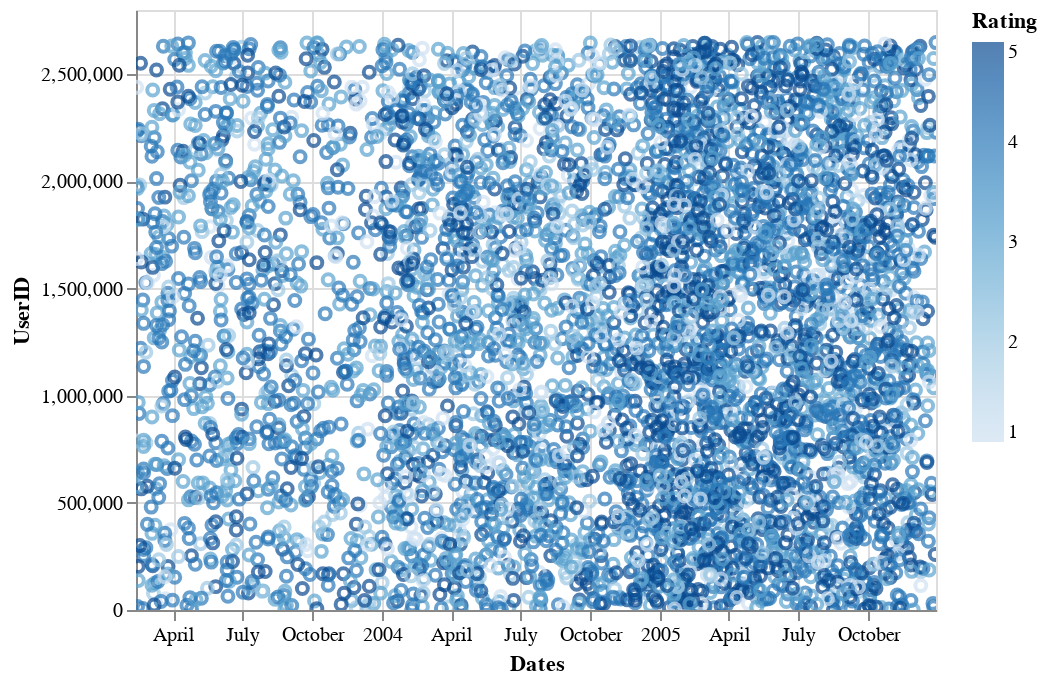

Notebook cell for this chart:
### Code cell
import altair as alt
alt.Chart(mainDF.head(4999)).mark_point().encode(
    x='Dates',
    y='UserID',
    color='Rating',
).interactive()

### Figure 1 — Vega-Lite specification as saved in the notebook (floating-point values rounded to 4 significant figures; data arrays with more than 128 entries replaced by an {"elided": "..."} marker saying what was removed)
{"config": {"view": {"continuousWidth": 400, "continuousHeight": 300}}, "data": {"name": "data-9e4e8cccb5f0a21c9e3bb6c42ec0cee1"}, "mark": "point", "encoding": {"color": {"field": "Rating", "type": "quantitative"}, "x": {"field": "Dates", "type": "temporal"}, "y": {"field": "UserID", "type": "quantitative"}}, "selection": {"selector002": {"type": "interval", "bind": "scales", "encodings": ["x", "y"]}}, "$schema": "https://vega.github.io/schema/vega-lite/v4.17.0.json", "datasets": {"data-9e4e8cccb5f0a21c9e3bb6c42ec0cee1": {"elided": "4999 records"}}}
